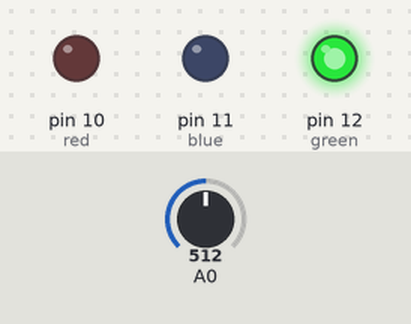
Recording of a sketch running on a simulated Arduino Uno, built with avr-gcc and run on an emulated ATmega328P. Shown: output pins drawn as LEDs (lit = HIGH). The inputs (shaded band) are chosen by the test bench; at power-on: A0 = 512.

Above: at 1.2 s.
1.3 s: A0 set to 27
2.8 s: A0 set to 21
At 3.6 s:
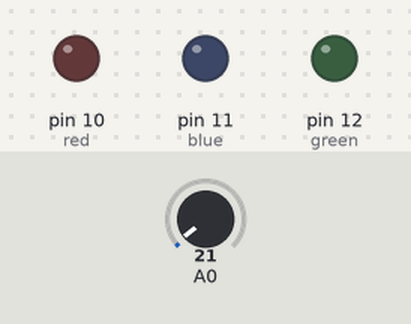
4.3 s: A0 set to 122
At 4.8 s:
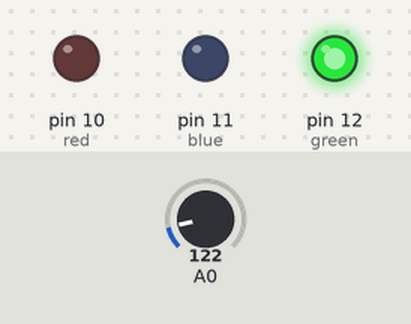
5.8 s: A0 set to 10
At 7.1 s:
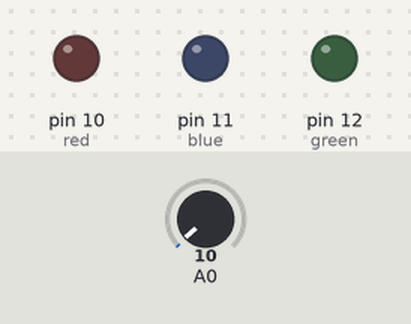
Timing chart, 0 to 8.3 s (numbered marks = the images above; inputs shaded):
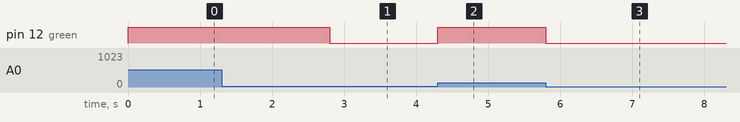

Measured:
- the behaviour switches between 25 and 24 on A0 (found by bisection; images 0 and 1)
- after the input at 1.3 s, every drawn part: stays the same
- after the input at 2.8 s, pin 12 (green): HIGH → LOW at once
- after the input at 4.3 s, pin 12 (green): LOW → HIGH at once
- after the input at 5.8 s, pin 12 (green): HIGH → LOW at once

The sketch:

Blinking_to_Music_Blinks.ino
```cpp
//Globals
boolean on = false;
int currentState = 0;
int count = 0;
int ceiling;
int sensorValue;


void setup() {
  //Initialize the pins
  pinMode(12, OUTPUT); //green
  pinMode(11, OUTPUT); //blue
  pinMode(10, OUTPUT); //red

  ceiling = 25;
}

void loop() {
  //Get speaker voltage
  sensorValue = analogRead(A0);

  //What should be do if the lights aren't on, but the music is getting louder?
  if ((sensorValue > ceiling) && !on)
  {
    //set flag
    on = true;

    //We want to keep track of the number of samples we've taken
    //How many samples should be between lights changing?
    if (count > 20)
    {
      //When should we increment the state?
      if (currentState <= 2)
      {
        currentState ++;
      }
      //What should we do when we're at the last state
      else
      {
         currentState = 0;
      }

      //We should reset the number of samples
      count = 0;
    }


    //Switch Statements!
    switch(currentState){
      case 0:
        digitalWrite(12, HIGH);  //turn light on
        break;

      case 1:
        digitalWrite(11, HIGH);  //turn light on
        break;

      case 2:
        digitalWrite(10, HIGH);  //turn light on
        break;

      default: //always have this!
        break;
    }

    count ++;
  }
  //This happens when the music gets softer
  else if ((sensorValue < ceiling) && on)
  {
    //set flags and turn lights off
    on = false;
    digitalWrite(12, LOW);
    digitalWrite(11, LOW);
    digitalWrite(10, LOW);
  }

  //delay
  delay(2.5);
}
```
